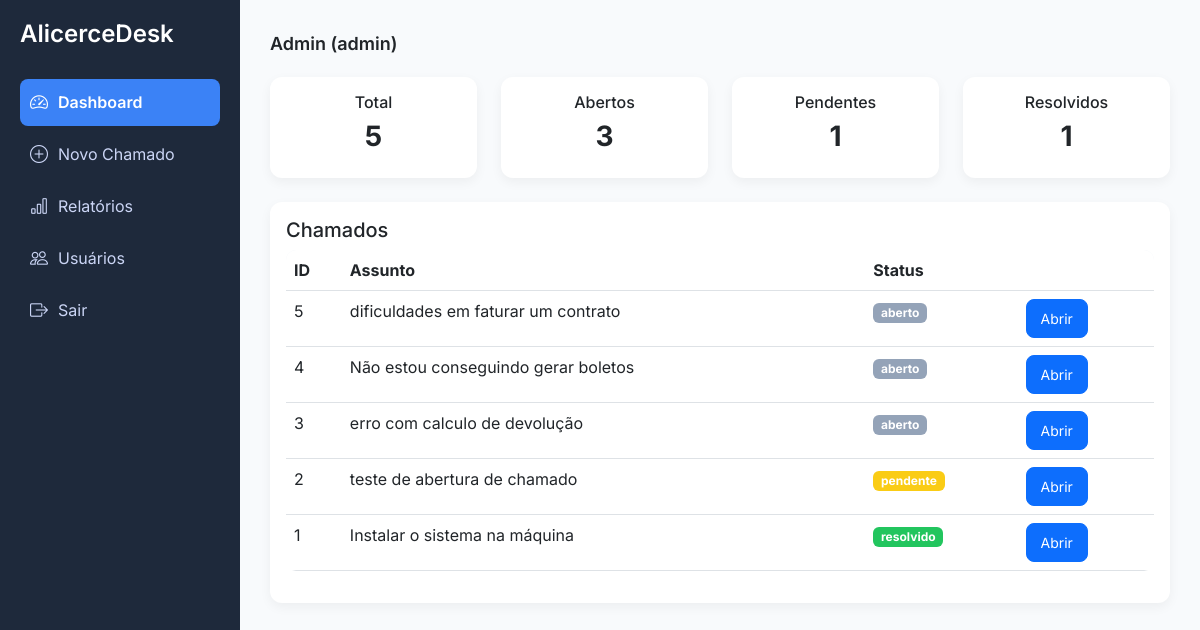
Page /dashboard.php (signed in) on the committed database.
### tables this page shows
CREATE TABLE IF NOT EXISTS `chamados` (
  `id` int NOT NULL AUTO_INCREMENT,
  `assunto` varchar(255) DEFAULT NULL,
  `descricao` text,
  `status` enum('aberto','pendente','resolvido') DEFAULT 'aberto',
  `solicitante_id` int DEFAULT NULL,
  `atendente_id` int DEFAULT NULL,
  `criado_em` timestamp NULL DEFAULT CURRENT_TIMESTAMP,
  `resolvido_em` datetime DEFAULT NULL,
  `primeira_resposta_em` datetime DEFAULT NULL,
  PRIMARY KEY (`id`),
  KEY `solicitante_id` (`solicitante_id`),
  KEY `atendente_id` (`atendente_id`),
  CONSTRAINT `chamados_ibfk_1` FOREIGN KEY (`solicitante_id`) REFERENCES `usuarios` (`id`),
  CONSTRAINT `chamados_ibfk_2` FOREIGN KEY (`atendente_id`) REFERENCES `usuarios` (`id`)
);

### config/auth.php (called while the page is built, shortened)
<?php
function isCliente() {
    return $_SESSION['usuario']['perfil'] === 'cliente';
}

### public/dashboard.php (the view, shortened to what this page needs)
<?php
require_once('../config/database.php');
require_once('../config/auth.php');
$usuario_id = $_SESSION['usuario']['id'];
if (isCliente()) {
    $stmt = $conn->prepare("
        SELECT c.*, u.nome as solicitante
        FROM chamados c
        JOIN usuarios u ON c.solicitante_id = u.id
        WHERE c.solicitante_id = ?
        ORDER BY c.id DESC
    ");
    $stmt->bind_param("i", $usuario_id);
    $stmt->execute();
    $result = $stmt->get_result();
} else {
    $total = $conn->query("SELECT COUNT(*) as total FROM chamados")->fetch_assoc()['total'];
    $abertos = $conn->query("SELECT COUNT(*) as total FROM chamados WHERE status='aberto'")->fetch_assoc()['total'];
    $pendentes = $conn->query("SELECT COUNT(*) as total FROM chamados WHERE status='pendente'")->fetch_assoc()['total'];
    $resolvidos = $conn->query("SELECT COUNT(*) as total FROM chamados WHERE status='resolvido'")->fetch_assoc()['total'];
    $result = $conn->query("
        SELECT c.*, u.nome as solicitante
        FROM chamados c
        JOIN usuarios u ON c.solicitante_id = u.id
        ORDER BY c.id DESC
    ");
}
function classeStatus($status) {
    return 'status-' . $status;
}
?>
<?php include('partials/header.php'); ?>
<?php include('partials/sidebar.php'); ?>
<div class="content">
    <div class="topbar">
        <?= $_SESSION['usuario']['nome'] ?> (<?= $perfil ?>)
    </div>
    <?php if (!isCliente()): ?>
    <div class="row mb-4">
        <div class="col-md-3"><div class="card p-3 text-center"><h6>Total</h6><h3><?= $total ?></h3></div></div>
        <div class="col-md-3"><div class="card p-3 text-center"><h6>Abertos</h6><h3><?= $abertos ?></h3></div></div>
        <div class="col-md-3"><div class="card p-3 text-center"><h6>Pendentes</h6><h3><?= $pendentes ?></h3></div></div>
        <div class="col-md-3"><div class="card p-3 text-center"><h6>Resolvidos</h6><h3><?= $resolvidos ?></h3></div></div>
    </div>
    <?php endif; ?>
    <div class="card p-3">
        <h5>Chamados</h5>
        <table class="table table-hover">
            <thead>
                <tr>
                    <th>ID</th>
                    <th>Assunto</th>
                    <th>Status</th>
                    <th></th>
                </tr>
            </thead>
            <tbody>
            <?php while($row = $result->fetch_assoc()): ?>
                <tr>
                    <td><?= $row['id'] ?></td>
                    <td><?= $row['assunto'] ?></td>
                    <td>
                        <span class="badge <?= classeStatus($row['status']) ?>">
                            <?= $row['status'] ?>
                        </span>
                    </td>
                    <td>
                        <a href="chamado_ver.php?id=<?= $row['id'] ?>" class="btn btn-sm btn-primary">
                            Abrir
                        </a>
                    </td>
                </tr>
            <?php endwhile; ?>
            </tbody>
        </table>
    </div>
</div>
<?php include('partials/footer.php'); ?>

### public/partials/header.php (shortened to what this page needs)
<!DOCTYPE html>
<html>
<head>
    <link href="https://cdn.jsdelivr.net/npm/bootstrap@5.3.0/dist/css/bootstrap.min.css" rel="stylesheet">
    <link href="https://cdn.jsdelivr.net/npm/bootstrap-icons@1.11.3/font/bootstrap-icons.css" rel="stylesheet">
    <link rel="stylesheet" href="assets/css/style.css">
</head>
<body>

### public/partials/sidebar.php
<?php
$perfil = $_SESSION['usuario']['perfil'];
function menuAtivo($pagina) {
    return strpos($_SERVER['PHP_SELF'], $pagina) !== false ? 'active' : '';
}
?>
<div class="sidebar">
    <h4>AlicerceDesk</h4>
    <a href="dashboard.php" class="<?= menuAtivo('dashboard.php') ?>">
        <i class="bi bi-speedometer2"></i>
        Dashboard
    </a>
    <a href="chamado_criar.php" class="<?= menuAtivo('chamado_criar.php') ?>">
        <i class="bi bi-plus-circle"></i>
        Novo Chamado
    </a>
    <?php if ($perfil != 'cliente'): ?>
        <a href="#" class="<?= menuAtivo('relatorios.php') ?>">
            <i class="bi bi-bar-chart"></i>
            Relatórios
        </a>
        <a href="#" class="<?= menuAtivo('usuarios.php') ?>">
            <i class="bi bi-people"></i>
            Usuários
        </a>
    <?php endif; ?>
    <a href="logout.php">
        <i class="bi bi-box-arrow-right"></i>
        Sair
    </a>
</div>

### public/assets/css/style.css (style rules this page uses)
body { margin: 0; font-family: 'Inter', sans-serif; background-color: #f8fafc; }
.sidebar { width: 240px; height: 100vh; position: fixed; background: #1e293b; color: #fff; padding: 20px; }
.sidebar h4 { margin-bottom: 30px; font-weight: 600; }
.sidebar a { display: block; padding: 10px; border-radius: 8px; color: #cbd5f5; text-decoration: none; margin-bottom: 5px; }
.content { margin-left: 240px; padding: 30px; }
.topbar { font-size: 18px; font-weight: 600; margin-bottom: 20px; }
.card { border: none; border-radius: 12px; background: #fff; box-shadow: 0 4px 12px rgba(0,0,0,0.05); }
.card h3 { font-weight: 700; }
.btn { border-radius: 8px; padding: 8px 14px; }
.table { border-radius: 10px; overflow: hidden; }
.table thead { background: #f1f5f9; }
.status-aberto { background: #94a3b8; }
.status-pendente { background: #facc15; }
.status-resolvido { background: #22c55e; }
.sidebar a.active { background: #3b82f6; color: #fff; font-weight: 600; }
.sidebar a { display: flex; align-items: center; gap: 10px; }
.sidebar a i { font-size: 18px; }

### rows in the picture
chamados: id "5", assunto "dificuldades em faturar um contrato", status "aberto"
chamados: id "4", assunto "Não estou conseguindo gerar boletos", status "aberto"
chamados: id "3", assunto "erro com calculo de devolução", status "aberto"
chamados: id "2", assunto "teste de abertura de chamado", status "pendente"
chamados: id "1", assunto "Instalar o sistema na máquina", status "resolvido"

### other values in the picture
$_SESSION['usuario']['nome'] "Admin"
$perfil "admin"
$total "5"
$abertos "3"
$pendentes "1"
$resolvidos "1"
